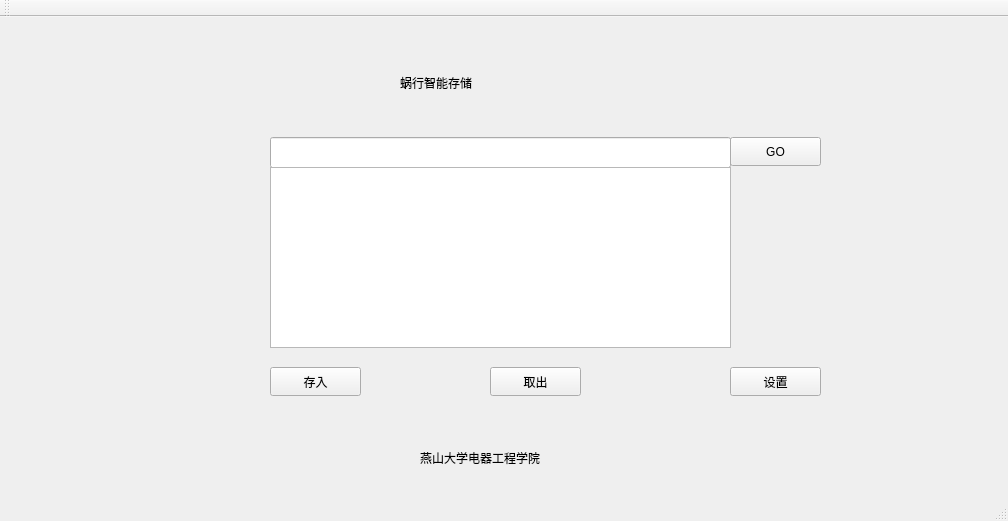
<?xml version="1.0" encoding="UTF-8"?>
<ui version="4.0">
 <class>MainWindow</class>
 <widget class="QMainWindow" name="MainWindow">
  <property name="geometry">
   <rect>
    <x>0</x>
    <y>0</y>
    <width>1008</width>
    <height>521</height>
   </rect>
  </property>
  <property name="windowTitle">
   <string>MainWindow</string>
  </property>
  <widget class="QWidget" name="centralWidget">
   <widget class="QPushButton" name="pushButton">
    <property name="geometry">
     <rect>
      <x>270</x>
      <y>350</y>
      <width>91</width>
      <height>29</height>
     </rect>
    </property>
    <property name="text">
     <string>存入</string>
    </property>
   </widget>
   <widget class="QPushButton" name="pushButton_2">
    <property name="geometry">
     <rect>
      <x>490</x>
      <y>350</y>
      <width>91</width>
      <height>29</height>
     </rect>
    </property>
    <property name="text">
     <string>取出</string>
    </property>
   </widget>
   <widget class="QPushButton" name="pushButton_3">
    <property name="geometry">
     <rect>
      <x>730</x>
      <y>350</y>
      <width>91</width>
      <height>29</height>
     </rect>
    </property>
    <property name="text">
     <string>设置</string>
    </property>
   </widget>
   <widget class="QPushButton" name="pushButton_4">
    <property name="geometry">
     <rect>
      <x>730</x>
      <y>120</y>
      <width>91</width>
      <height>29</height>
     </rect>
    </property>
    <property name="text">
     <string>GO</string>
    </property>
   </widget>
   <widget class="QLineEdit" name="lineEdit">
    <property name="geometry">
     <rect>
      <x>270</x>
      <y>120</y>
      <width>461</width>
      <height>31</height>
     </rect>
    </property>
   </widget>
   <widget class="QListWidget" name="listWidget">
    <property name="geometry">
     <rect>
      <x>270</x>
      <y>150</y>
      <width>461</width>
      <height>181</height>
     </rect>
    </property>
   </widget>
   <widget class="QLabel" name="pic">
    <property name="geometry">
     <rect>
      <x>30</x>
      <y>10</y>
      <width>181</width>
      <height>171</height>
     </rect>
    </property>
    <property name="styleSheet">
     <string notr="true">image: url(:/new/prefix1/New/1.jpg);</string>
    </property>
    <property name="text">
     <string/>
    </property>
   </widget>
   <widget class="QLabel" name="label_2">
    <property name="geometry">
     <rect>
      <x>750</x>
      <y>30</y>
      <width>221</width>
      <height>31</height>
     </rect>
    </property>
    <property name="text">
     <string/>
    </property>
   </widget>
   <widget class="QLabel" name="label">
    <property name="geometry">
     <rect>
      <x>420</x>
      <y>430</y>
      <width>161</width>
      <height>21</height>
     </rect>
    </property>
    <property name="text">
     <string>燕山大学电器工程学院</string>
    </property>
   </widget>
   <widget class="QLabel" name="label_3">
    <property name="geometry">
     <rect>
      <x>400</x>
      <y>20</y>
      <width>191</width>
      <height>91</height>
     </rect>
    </property>
    <property name="text">
     <string>蜗行智能存储</string>
    </property>
   </widget>
  </widget>
  <widget class="QMenuBar" name="menuBar">
   <property name="geometry">
    <rect>
     <x>0</x>
     <y>0</y>
     <width>1008</width>
     <height>26</height>
    </rect>
   </property>
  </widget>
  <widget class="QToolBar" name="mainToolBar">
   <attribute name="toolBarArea">
    <enum>TopToolBarArea</enum>
   </attribute>
   <attribute name="toolBarBreak">
    <bool>false</bool>
   </attribute>
  </widget>
  <widget class="QStatusBar" name="statusBar"/>
 </widget>
 <layoutdefault spacing="6" margin="11"/>
 <resources/>
 <connections/>
</ui>
